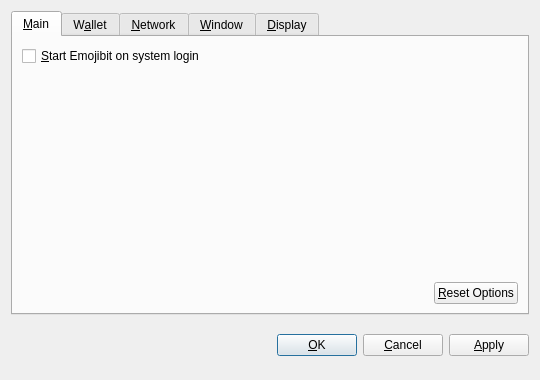
<?xml version="1.0" encoding="UTF-8"?>
<ui version="4.0">
 <class>OptionsDialog</class>
 <widget class="QDialog" name="OptionsDialog">
  <property name="geometry">
   <rect>
    <x>0</x>
    <y>0</y>
    <width>540</width>
    <height>380</height>
   </rect>
  </property>
  <property name="windowTitle">
   <string>Options</string>
  </property>
  <property name="modal">
   <bool>true</bool>
  </property>
  <layout class="QVBoxLayout" name="verticalLayout">
   <item>
    <widget class="QTabWidget" name="tabWidget">
     <property name="tabPosition">
      <enum>QTabWidget::North</enum>
     </property>
     <property name="currentIndex">
      <number>0</number>
     </property>
     <widget class="QWidget" name="tabMain">
      <attribute name="title">
       <string>&amp;Main</string>
      </attribute>
      <layout class="QVBoxLayout" name="verticalLayout_Main">
       <item>
        <widget class="QCheckBox" name="bitcoinAtStartup">
         <property name="toolTip">
          <string>Automatically start Emojibit after logging in to the system.</string>
         </property>
         <property name="text">
          <string>&amp;Start Emojibit on system login</string>
         </property>
        </widget>
       </item>
       <item>
        <spacer name="verticalSpacer_Main">
         <property name="orientation">
          <enum>Qt::Vertical</enum>
         </property>
         <property name="sizeHint" stdset="0">
          <size>
           <width>20</width>
           <height>40</height>
          </size>
         </property>
        </spacer>
       </item>
       <item>
        <layout class="QHBoxLayout" name="horizontalLayout_2_Main">
         <item>
          <spacer name="horizontalSpacer_2_Main">
           <property name="orientation">
            <enum>Qt::Horizontal</enum>
           </property>
           <property name="sizeHint" stdset="0">
            <size>
             <width>40</width>
             <height>20</height>
            </size>
           </property>
          </spacer>
         </item>
         <item>
          <widget class="QPushButton" name="resetButton">
           <property name="toolTip">
            <string>Reset all client options to default.</string>
           </property>
           <property name="text">
            <string>&amp;Reset Options</string>
           </property>
           <property name="autoDefault">
            <bool>false</bool>
           </property>
          </widget>
         </item>
        </layout>
       </item>
      </layout>
     </widget>
     <widget class="QWidget" name="tabWallet">
      <attribute name="title">
       <string>W&amp;allet</string>
      </attribute>
      <layout class="QVBoxLayout" name="verticalLayout_Network">
       <item>
        <widget class="QLabel" name="transactionFeeInfoLabel">
         <property name="text">
          <string>Optional transaction fee per kB that helps make sure your transactions are processed quickly. Most transactions are 1 kB.</string>
         </property>
         <property name="textFormat">
          <enum>Qt::PlainText</enum>
         </property>
         <property name="wordWrap">
          <bool>true</bool>
         </property>
        </widget>
       </item>
       <item>
        <layout class="QHBoxLayout" name="horizontalLayout_1_Main">
         <item>
          <widget class="QLabel" name="transactionFeeLabel">
           <property name="text">
            <string>Pay transaction &amp;fee</string>
           </property>
           <property name="textFormat">
            <enum>Qt::PlainText</enum>
           </property>
           <property name="buddy">
            <cstring>transactionFee</cstring>
           </property>
          </widget>
         </item>
         <item>
          <widget class="BitcoinAmountField" name="transactionFee"/>
         </item>
         <item>
          <spacer name="horizontalSpacer_1_Main">
           <property name="orientation">
            <enum>Qt::Horizontal</enum>
           </property>
           <property name="sizeHint" stdset="0">
            <size>
             <width>40</width>
             <height>20</height>
            </size>
           </property>
          </spacer>
         </item>
        </layout>
       </item>
       <item>
        <widget class="QLabel" name="label">
         <property name="text">
          <string>If you disable the spending of unconfirmed change, the change from a transaction cannot be used until that transaction has at least one confirmation. This also affects how your balance is computed.</string>
         </property>
         <property name="wordWrap">
          <bool>true</bool>
         </property>
        </widget>
       </item>
       <item>
        <widget class="QCheckBox" name="spendZeroConfChange">
         <property name="text">
          <string>Spend unconfirmed change  (experts only)</string>
         </property>
        </widget>
       </item>
       <item>
        <spacer name="verticalSpacer">
         <property name="orientation">
          <enum>Qt::Vertical</enum>
         </property>
         <property name="sizeHint" stdset="0">
          <size>
           <width>20</width>
           <height>40</height>
          </size>
         </property>
        </spacer>
       </item>
      </layout>
     </widget>
     <widget class="QWidget" name="tabNetwork">
      <attribute name="title">
       <string>&amp;Network</string>
      </attribute>
      <layout class="QVBoxLayout" name="verticalLayout_Network">
       <item>
        <widget class="QCheckBox" name="mapPortUpnp">
         <property name="toolTip">
          <string>Automatically open the Emojibit client port on the router. This only works when your router supports UPnP and it is enabled.</string>
         </property>
         <property name="text">
          <string>Map port using &amp;UPnP</string>
         </property>
        </widget>
       </item>
       <item>
        <widget class="QCheckBox" name="connectSocks">
         <property name="toolTip">
          <string>Connect to the Emojibit network through a SOCKS proxy (e.g. when connecting through Tor).</string>
         </property>
         <property name="text">
          <string>&amp;Connect through SOCKS proxy:</string>
         </property>
        </widget>
       </item>
       <item>
        <layout class="QHBoxLayout" name="horizontalLayout_Network">
         <item>
          <widget class="QLabel" name="proxyIpLabel">
           <property name="text">
            <string>Proxy &amp;IP:</string>
           </property>
           <property name="textFormat">
            <enum>Qt::PlainText</enum>
           </property>
           <property name="buddy">
            <cstring>proxyIp</cstring>
           </property>
          </widget>
         </item>
         <item>
          <widget class="QValidatedLineEdit" name="proxyIp">
           <property name="maximumSize">
            <size>
             <width>140</width>
             <height>16777215</height>
            </size>
           </property>
           <property name="toolTip">
            <string>IP address of the proxy (e.g. 127.0.0.1)</string>
           </property>
          </widget>
         </item>
         <item>
          <widget class="QLabel" name="proxyPortLabel">
           <property name="text">
            <string>&amp;Port:</string>
           </property>
           <property name="textFormat">
            <enum>Qt::PlainText</enum>
           </property>
           <property name="buddy">
            <cstring>proxyPort</cstring>
           </property>
          </widget>
         </item>
         <item>
          <widget class="QLineEdit" name="proxyPort">
           <property name="maximumSize">
            <size>
             <width>55</width>
             <height>16777215</height>
            </size>
           </property>
           <property name="toolTip">
            <string>Port of the proxy (e.g. 9050)</string>
           </property>
          </widget>
         </item>
         <item>
          <widget class="QLabel" name="socksVersionLabel">
           <property name="text">
            <string>SOCKS &amp;Version:</string>
           </property>
           <property name="textFormat">
            <enum>Qt::PlainText</enum>
           </property>
           <property name="buddy">
            <cstring>socksVersion</cstring>
           </property>
          </widget>
         </item>
         <item>
          <widget class="QValueComboBox" name="socksVersion">
           <property name="toolTip">
            <string>SOCKS version of the proxy (e.g. 5)</string>
           </property>
          </widget>
         </item>
         <item>
          <spacer name="horizontalSpacer_Network">
           <property name="orientation">
            <enum>Qt::Horizontal</enum>
           </property>
           <property name="sizeHint" stdset="0">
            <size>
             <width>40</width>
             <height>20</height>
            </size>
           </property>
          </spacer>
         </item>
        </layout>
       </item>
       <item>
        <spacer name="verticalSpacer_Network">
         <property name="orientation">
          <enum>Qt::Vertical</enum>
         </property>
         <property name="sizeHint" stdset="0">
          <size>
           <width>20</width>
           <height>40</height>
          </size>
         </property>
        </spacer>
       </item>
      </layout>
     </widget>
     <widget class="QWidget" name="tabWindow">
      <attribute name="title">
       <string>&amp;Window</string>
      </attribute>
      <layout class="QVBoxLayout" name="verticalLayout_Window">
       <item>
        <widget class="QCheckBox" name="minimizeToTray">
         <property name="toolTip">
          <string>Show only a tray icon after minimizing the window.</string>
         </property>
         <property name="text">
          <string>&amp;Minimize to the tray instead of the taskbar</string>
         </property>
        </widget>
       </item>
       <item>
        <widget class="QCheckBox" name="minimizeOnClose">
         <property name="toolTip">
          <string>Minimize instead of exit the application when the window is closed. When this option is enabled, the application will be closed only after selecting Quit in the menu.</string>
         </property>
         <property name="text">
          <string>M&amp;inimize on close</string>
         </property>
        </widget>
       </item>
       <item>
        <spacer name="verticalSpacer_Window">
         <property name="orientation">
          <enum>Qt::Vertical</enum>
         </property>
         <property name="sizeHint" stdset="0">
          <size>
           <width>20</width>
           <height>40</height>
          </size>
         </property>
        </spacer>
       </item>
      </layout>
     </widget>
     <widget class="QWidget" name="tabDisplay">
      <attribute name="title">
       <string>&amp;Display</string>
      </attribute>
      <layout class="QVBoxLayout" name="verticalLayout_Display">
       <item>
        <layout class="QHBoxLayout" name="horizontalLayout_1_Display">
         <item>
          <widget class="QLabel" name="langLabel">
           <property name="text">
            <string>User Interface &amp;language:</string>
           </property>
           <property name="textFormat">
            <enum>Qt::PlainText</enum>
           </property>
           <property name="buddy">
            <cstring>lang</cstring>
           </property>
          </widget>
         </item>
         <item>
          <widget class="QValueComboBox" name="lang">
           <property name="toolTip">
            <string>The user interface language can be set here. This setting will take effect after restarting Emojibit.</string>
           </property>
          </widget>
         </item>
        </layout>
       </item>
       <item>
        <layout class="QHBoxLayout" name="horizontalLayout_2_Display">
         <item>
          <widget class="QLabel" name="unitLabel">
           <property name="text">
            <string>&amp;Unit to show amounts in:</string>
           </property>
           <property name="textFormat">
            <enum>Qt::PlainText</enum>
           </property>
           <property name="buddy">
            <cstring>unit</cstring>
           </property>
          </widget>
         </item>
         <item>
          <widget class="QValueComboBox" name="unit">
           <property name="toolTip">
            <string>Choose the default subdivision unit to show in the interface and when sending coins.</string>
           </property>
          </widget>
         </item>
        </layout>
       </item>
       <item>
        <widget class="QCheckBox" name="displayAddresses">
         <property name="toolTip">
          <string>Whether to show Emojibit addresses in the transaction list or not.</string>
         </property>
         <property name="text">
          <string>&amp;Display addresses in transaction list</string>
         </property>
        </widget>
       </item>
       <item>
        <widget class="QCheckBox" name="coinControlFeatures">
         <property name="toolTip">
          <string>Whether to show coin control features or not.</string>
         </property>
         <property name="text">
          <string>Display coin &amp;control features (experts only!)</string>
         </property>
        </widget>
       </item>
       <item>
        <spacer name="verticalSpacer_Display">
         <property name="orientation">
          <enum>Qt::Vertical</enum>
         </property>
         <property name="sizeHint" stdset="0">
          <size>
           <width>20</width>
           <height>40</height>
          </size>
         </property>
        </spacer>
       </item>
      </layout>
     </widget>
    </widget>
   </item>
   <item>
    <layout class="QHBoxLayout" name="horizontalLayout_Buttons">
     <item>
      <spacer name="horizontalSpacer_1">
       <property name="orientation">
        <enum>Qt::Horizontal</enum>
       </property>
       <property name="sizeHint" stdset="0">
        <size>
         <width>40</width>
         <height>48</height>
        </size>
       </property>
      </spacer>
     </item>
     <item>
      <widget class="QLabel" name="statusLabel">
       <property name="font">
        <font>
         <weight>75</weight>
         <bold>true</bold>
        </font>
       </property>
       <property name="text">
        <string/>
       </property>
       <property name="textFormat">
        <enum>Qt::PlainText</enum>
       </property>
       <property name="wordWrap">
        <bool>true</bool>
       </property>
      </widget>
     </item>
     <item>
      <spacer name="horizontalSpacer_2">
       <property name="orientation">
        <enum>Qt::Horizontal</enum>
       </property>
       <property name="sizeHint" stdset="0">
        <size>
         <width>40</width>
         <height>48</height>
        </size>
       </property>
      </spacer>
     </item>
     <item>
      <widget class="QPushButton" name="okButton">
       <property name="text">
        <string>&amp;OK</string>
       </property>
      </widget>
     </item>
     <item>
      <widget class="QPushButton" name="cancelButton">
       <property name="text">
        <string>&amp;Cancel</string>
       </property>
       <property name="autoDefault">
        <bool>false</bool>
       </property>
      </widget>
     </item>
     <item>
      <widget class="QPushButton" name="applyButton">
       <property name="text">
        <string>&amp;Apply</string>
       </property>
       <property name="autoDefault">
        <bool>false</bool>
       </property>
      </widget>
     </item>
    </layout>
   </item>
  </layout>
 </widget>
 <customwidgets>
  <customwidget>
   <class>BitcoinAmountField</class>
   <extends>QSpinBox</extends>
   <header>bitcoinamountfield.h</header>
  </customwidget>
  <customwidget>
   <class>QValueComboBox</class>
   <extends>QComboBox</extends>
   <header>qvaluecombobox.h</header>
  </customwidget>
  <customwidget>
   <class>QValidatedLineEdit</class>
   <extends>QLineEdit</extends>
   <header>qvalidatedlineedit.h</header>
  </customwidget>
 </customwidgets>
 <resources/>
 <connections/>
</ui>
